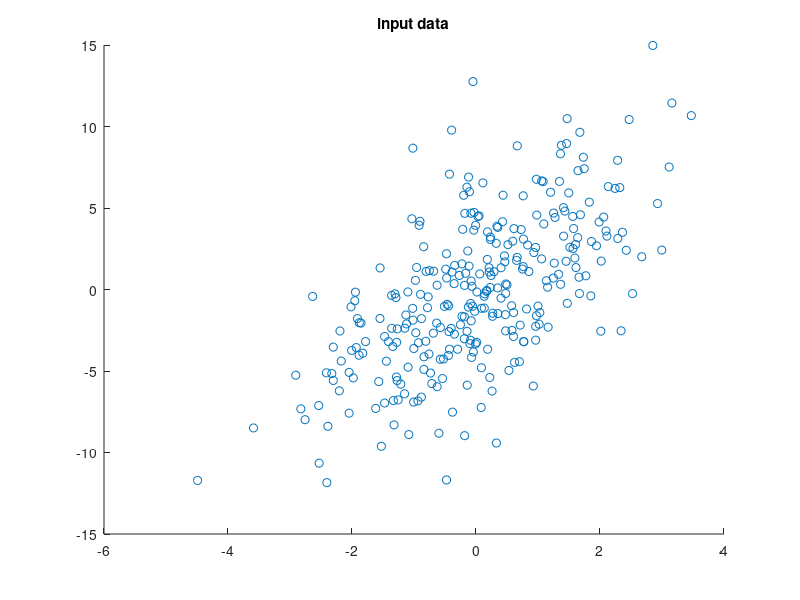
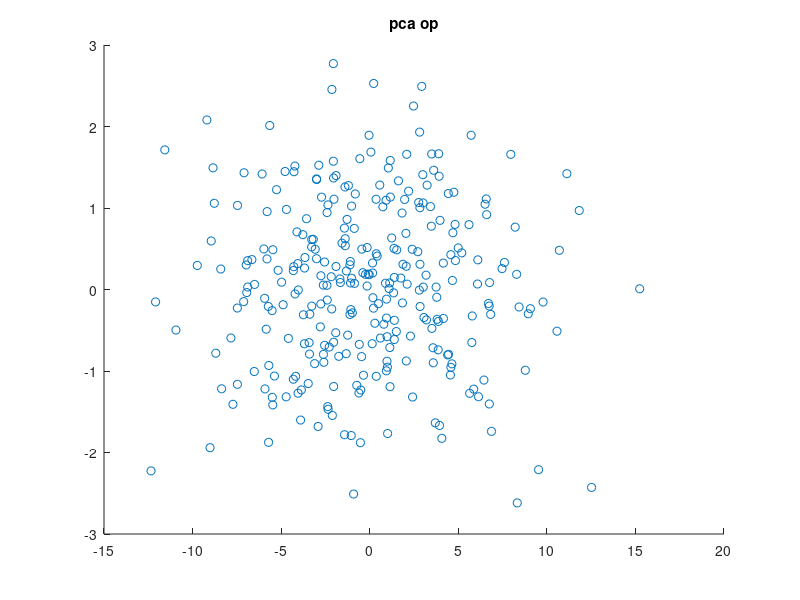
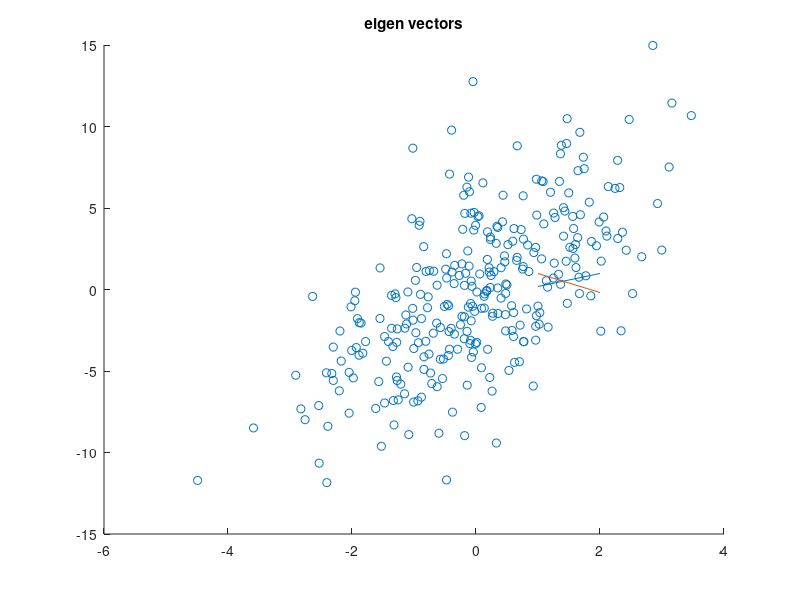

Write MATLAB code to recreate these figures, in order. (Note: this script raises an error after producing the figures.)
%%
%%%%%%%%%%%%% lecture 5 slide 25
clearvars
N = 1000;
theta = 100;
y1 = 5 * randn(300,1);
y2 = 1 * randn(300,1);
rotation = [cosd(theta) -sind(theta); sind(theta) cosd(theta)];
Y = [y1 y2] * rotation;
y1 = Y(:,1);
y2 = Y(:,2);
%%%%make zero mean
mean_y1 = sum(y1) / N;
mean_y2 = sum(y2) / N;
y1 = y1 - mean_y1;
y2 = y2 - mean_y2;
figure
scatter(y1,y2);
title('input data')
X = [y1.'; y2.'];
cov_X = cov(X.');
[U, S, V] = svd(cov_X);

new_X = U.' * X;
figure
scatter(new_X(1,:), new_X(2,:))
title('pca op')

figure
scatter(y1,y2);
hold on
plot(U(:,1))
hold on
plot(U(:,2))
title('eigen vectors')
%%
%%%%%%%%%%%%% Lecture 5 Slide 37 %%%%%%%%%%%%%%%%
clearvars
load('faces.mat');
h = figure('Name','input faces','numbertitle','off');
colormap bone
for i = 1:36
    subplot(6,6,i);
    imagesc(reshape(X(:,i),M,N))
end
total_face = sum(X, 2);
mean_face = total_face ./ N;
figure
colormap bone
imagesc(reshape(mean_face, M,N))
title('mean face')

X_zero_mean = X;
for i = 1:N
    X_zero_mean(:,i) = X_zero_mean(:,i) - mean_face;
end
cov_X = cov(X_zero_mean.');
[U,S,V] = svd(cov_X);
h = figure('Name','Eigen Faces','numbertitle','off');
for i = 1:36
    subplot(6,6,i);
    imagesc(reshape(U(:,i),M,N)),colormap(bone);
end

%%%%%%%%%%%%%%% lecture 5 slide 39
reduced_dim = [50 10];
for i = 1:length(reduced_dim)
    cur_dim = reduced_dim(i);
    W = U.';
    W = W(1:cur_dim,:);
    Z = W * X_zero_mean;
    approx_x = W.' * Z;
    figure('name','lecture 5.39','numbertitle','off');
    subplot(1,2,1)
    imagesc(reshape(X(:,11),M,N)),colormap(bone),title('input face');
    subplot(1,2,2)
    imagesc(reshape(approx_x(:,11) + mean_face,M,N)),colormap(bone),title(['approx for k=',int2str(reduced_dim(i))]);
end
%%
%%%%%%%%%%%% lecture 5 slide 51-52
clearvars
load('faces.mat');
[row, col] = size(X);
patch_size = 10;
patches_input = zeros(patch_size * patch_size, col);
for i = 1:col
    cur_image = X(:,i);
    cur_image = reshape(cur_image, M, N);
    r = randi([1 (M-patch_size)]);
    start_row = r;
    end_row = r + patch_size - 1;
    c = randi([1 (N-patch_size)]);
    start_col = c;
    end_col = c + patch_size - 1;
    image = cur_image(start_row : end_row, start_col : end_col);
    patches_input(:,i) = image(:);
end

figure('name','lecture 5.51-52','numbertitle','off');
colormap gray
imagesc(patches_input)
title('input pacthes')

mean_patch = sum(patches_input,2) ./ col;
for i = 1 : col
    patches_input(:,i) = patches_input(:,i) - mean_patch;
end

cov_X = cov(patches_input.');
[U,S,V] = svd(cov_X);

figure('name','lecture 5.51-52','numbertitle','off');
for i = 1:50
    subplot(5,10,i);
    imagesc(reshape(U(:,i), patch_size, patch_size)), colormap(bone);
end
%%
%%%%%%%%%% lecture 6 slide 22%%%%%%%%%%%%%%%%%%%%%%
clearvars
low = -1;
high = 1;
num_points = 1000;
r1 = (high-low).*rand(num_points,1) + low;
r2 = (high-low).*rand(num_points,1) + low;
x = 2 * r1 + r2;
y = r1 + r2;

figure('name','lecture 6.22','numbertitle','off');
scatter(x,y);
title('Input')

X = [x.';y.'];
cov_X = cov(X.');
[U, S, V] = svd(cov_X);

new_X = U * X;
figure('name','lecture 6.22','numbertitle','off');
scatter(new_X(1,:), new_X(2,:))
title('PCA op')

%%%%%%%%%%%%%%%%%%%%%%%%%%%%%%%%%%%
W = eye(2);
I = eye(2);

alpha = 0.05;
count = 0;
max_iter = 500;
error = 100;
while (count < max_iter) && (error > 0.0001)
    W_last = W;
    Y = W * X;
    Y_3 = Y.^3;
    delta = minus(I*num_points, Y_3 * Y') * W/num_points;
    delta = delta .* alpha;
    W = W + delta;
    error = myrms(W_last, W);
    count = count + 1;
end
count
Y_ICA_new = W * X;
figure('name','lecture 6.22','numbertitle','off');
scatter(Y_ICA_new (1,:), Y_ICA_new (2,:))
title('ICA op')
%%
%%%%%%%%%% lecture 6 slide 32%%%%%%%%%%%%%%%%%%%%%%
clearvars
load('faces.mat');
samples = 600
total_face = sum(X, 2);
mean_face = total_face ./ samples;
for i = 1:N
    X(:,i) = X(:,i) - mean_face;
end
%%%%%%%%%%%%%%%%%%%%PCA%%%%%%%%%%%%%%%
cov_X = cov(X.');
[U,S,V] = svd(cov_X);
cur_dim = 16;
W_PCA = U.';
W_PCA = W_PCA(1:cur_dim,:);
Z_PCA = W_PCA * X;
PCA_op = W_PCA.' * Z_PCA;
figure('name','lecture 6.32 Eigen Faces','numbertitle','off');
colormap bone
for i = 1:16
    subplot(4,4,i);
    imagesc(reshape(W_PCA(i,:),M,N))
end
%%%%%%%%%%%%%%%%%%%%ICA %%%%%%%%%%%%%%
W_ICA = rand(16,16);
I = eye(16);
alpha = 1e-16;
count = 0;
max_iter = 500;
error = 100;
X = Z_PCA;
target_error = 1e-5;
while (count < 5000) && (error > target_error)
    W_last = W_ICA;
    Y = W_ICA * X;
    Y_3 = Y.^3;
    delta = minus(I*samples, Y_3 * Y') * W_ICA / samples;
    delta = delta * alpha;
    W_ICA = W_ICA + delta;
    error = myrms(W_last, W_ICA);
    count = count + 1;
end
count
new_W = W_ICA * W_PCA;

figure('name','lecture 6.32 ICA faces','numbertitle','off');
colormap bone
for i = 1:16
    subplot(4,4,i);
    imagesc(reshape(new_W(i,:),M,N))
end
%%
%%%%%%%%%% lecture 6 slide 45%%%%%%%%%%%%%%%%%%%%%%
clearvars
input = [zeros(10,200);
         zeros(10,22) ones(10, 18) zeros(10,40) ones(10,40) zeros(10,30) ones(10,30) zeros(10,20);
         zeros(55,200);
         ones(15,25) zeros(15,25) ones(15, 40) zeros(15,40) ones(15, 30) zeros(15, 25) ones(15,15);
         zeros(10,200)];
figure
colormap gray
imagesc(imcomplement(input))
title('input data')
%%%%%%%%%%%%%%input, dim, max_iter, factor, error
[w, h] = mynmf(input, 2, 100, 3e-05);
figure('name','lecture 6.45','numbertitle','off');
subplot(2,1,1)
plot(w(:,1)), title('Col W(1)');
subplot(2,1,2)
plot(w(:,2)),title('Col W(2)');
figure('name','lecture 6.45','numbertitle','off');
subplot(2,1,1)
plot(h(1,:)), title('Row H(1)');
subplot(2,1,2)
plot(h(2,:)), title('Row H(2)');
%%
%%%%%%%%%% lecture 6 slide 51,52,54%%%%%%%%%%%%%%%%%%%%%%
clearvars
input_video = VideoReader('hands.mp4');
i = 1;
while hasFrame(input_video)
    f = readFrame(input_video);
    f_gray = rgb2gray(f);
    input(:, i) = f_gray(:);
    i = i + 1;
end
input_double = double(input);
[V, D] = eigs(cov(input_double.'));
V1 = V(:,1:3);
W_PCA = V1.';
Z_PCA = W_PCA * input_double;
%%%%%%%%%%%%%%%%%%%%%%%%%%%%%%%%%
figure('name','lecture 6.51','numbertitle','off');
subplot(1,3,1)
colormap bone
imagesc(reshape(W_PCA(1,:), 60,80) .* 300), title('principal component1');
subplot(1,3,2)
colormap bone
imagesc(reshape(W_PCA(2,:), 60,80) .* 300), title('principal component2');
subplot(1,3,3)
colormap bone
imagesc(reshape(W_PCA(3,:), 60,80) .* 300), title('principal component3');
%%%%%%%%%%%%%%%%%%%%%%%%%%%%%%%%%
figure('name','lecture 6.51','numbertitle','off');
plot(Z_PCA(1,:))
hold on
plot(Z_PCA(2,:))
hold on
plot(Z_PCA(3,:))
title('PCA component weights')
%%%%%%%%%%%%%%%%%%%%%%%%%%%%%%ICA
W_ICA = rand(3,3);
I = eye(3);
alpha = 1e-16;
count = 0;
max_iter = 500;
error = 100;

X = Z_PCA;
samples = 123;
target_error = 1e-6;
while (count < 5000) && (error > target_error)
    W_last = W_ICA;
    Y = W_ICA * X;
    Y_3 = Y.^3;
    delta = minus(I*samples, Y_3 * Y') * W_ICA / samples;
    delta = delta * alpha;
    W_ICA = W_ICA + delta;
    error = myrms(W_last, W_ICA);
    count = count + 1;
end
count
new_W = W_ICA * W_PCA;
Z_NEW = new_W * input_double;

figure('name','lecture 6.52','numbertitle','off');
subplot(1,3,1)
colormap bone
imagesc(reshape(new_W(1,:), 60,80) .* 300), title('independent component1');
subplot(1,3,2)
colormap bone
imagesc(reshape(new_W(2,:), 60,80) .* 300), title('independent component2');
subplot(1,3,3)
colormap bone
imagesc(reshape(new_W(3,:), 60,80) .* 300), title('independent component3');

figure('name','lecture 6.52','numbertitle','off');
plot(Z_NEW(1,:))
hold on
plot(Z_NEW(2,:))
hold on
plot(Z_NEW(3,:))
title('Component weights')
%%%%%%%%%%%%%%%%%%%%%%%%%%%%%%%%%%%%%%%%%%%%%
%%%%%%%%%%%%%%input, dim, max_iter, error
[w,h] = mynmf(input_double, 3, 100,1e-05);

figure('name','lecture 6.53-54','numbertitle','off');
subplot(1,3,1)
colormap gray
imagesc(reshape(w(:,1), 60,80)), title('non negative component 1');
subplot(1,3,2)
colormap gray
imagesc(reshape(w(:,2), 60,80)), title('non negative component 2');
subplot(1,3,3)
colormap gray
imagesc(reshape(w(:,3), 60,80)), title('non negative component 3');

figure('name','lecture 6.53-54','numbertitle','off');
subplot(3,1,1)
plot(h(1,:), 'g'), title('component weight 1');
subplot(3,1,2)
plot(h(2,:), 'b'), title('component weight 2');
subplot(3,1,3)
plot(h(3,:), 'r'), title('component weight 3');
%%
%%%%%%%%%% lecture 7 slide 36%%%%%%%%%%%%%%%%%%%%%%
clearvars
load('cities.mat');
input = D;
[row, col] = size(input);

figure('name','lecture 7.36','numbertitle','off');
colormap bone
imagesc(input)
title('city distances')
row_mean = sum(input, 2) ./ col;
input_row_mean = zeros(row, col);
for i = 1 : col
    input_row_mean(:,i) = input(:,i) - row_mean;
end

col_mean = sum(input_row_mean) ./ row;
op = zeros(row, col);
for i = 1 : row
    op(i,:) = input_row_mean(i,:) - col_mean;
end

cov_op = cov(op);
[U, S, V] = svd(cov_op);
Z1 = U(:,1:3).' * op;
figure('name','lecture 7.36','numbertitle','off');
scatter3(Z1(1,:),Z1(2,:),Z1(3,:));
text(Z1(1,:),Z1(2,:),Z1(3,:),cities);

Z2 = U(:,1:2).' * op;
figure
scatter(Z2(1,:),Z2(2,:))
title('2d plot')
text(Z1(1,:),Z1(2,:),cities);

%%
%%%%%%%%%%%%%%%%%%%%%%%%%%%%%%%%%%%%%%%%%%%%%%%%%%%
%%%%%%%%%% lecture 7 slide 56
clearvars
N = 1024;
%%%%%%%%%%%% generate swiss roll data
t = sort(4 * pi * sqrt(rand(N,1))); 
x = (t+ 0.5).*cos(t);
y = (t+ 0.5).*sin(t);
z = 8 * pi * rand(N,1);
figure('name','lecture 7.56','numbertitle','off');
cmap = jet(N);
scatter3(x,y,z,20,cmap);
title('Input data');
%%%%%%%%%%%%%%%%%%%%%%%%%%%%%%%%%%%%%%
% neighbours = 35;
W = zeros(N, N);
sigma = 100;
for i = 1 : N
    for j = 1: N
        x_d = (x(i) - x(j)) .^ 2;
        y_d = (y(i) - y(j)) .^ 2;
        z_d = (z(i) - z(j)) .^ 2;
        d = x_d + y_d + z_d;
        W(i,j) = exp(-1 * d / sigma);
    end
end
neighbours = [8 25 35 40];
new_W = zeros(N,N);
figure('name','lecture 7.56','numbertitle','off');
for count = 1:length(neighbours)
for i = 1:N
    [D, I] = sort(W(i,:));
    for j = N-1 : -1: N - neighbours(count) + 1
        max_index = I(j);
        new_W(i,max_index) = D(j);
    end
end

sum_rows_W = ones(1,N) * new_W;
L = new_W - diag(sum_rows_W);
for i = 1 : N
    %%%%% to avoid divide by 0, if check
    if (sum_rows_W(i) ~= 0)
        sum_rows_W(i) = sum_rows_W(i).^(-1/2);
    end
end
D1 = diag(sum_rows_W);
L_Norm = (D1*L*D1);
[U,S,V] = svd(L_Norm);
% figure('name','lecture 7.56','numbertitle','off');
% scatter(U(:,N-1),U(:,N-2),20,cmap)
subplot(1,length(neighbours), count)
scatter(U(:,N-1),U(:,N-2),20,cmap),title(['K =', int2str(neighbours(count))]);
end
%%
%%%%%%%%%% lecture 7 slide 68
clearvars
input_video = VideoReader('hotlips.mp4');
i = 1;
while hasFrame(input_video)
    f = readFrame(input_video);
    f_gray = rgb2gray(f);
    input(:, i) = f_gray(:);
    i = i + 1;
end
input_double = double(input);
W = zeros(86, 86);
sigma = 100;
N = 86;
for i = 1 : N
    x = input_double(:,i);
    for j = 1: N
        y = input_double(:,j);
        W(i,j) = dot(x,y)/(norm(x)*norm(y));
    end
end
neighbours = [4 8 25];
figure('name','lecture 7.68','numbertitle','off');
for count = 1:length(neighbours)
    new_W = zeros(N,N);
    for i = 1:N
        [sort_data, sort_index] = sort(W(i,:));
        for j = N-1 : -1: N - neighbours(count) + 1
            max_index = sort_index(j);
            new_W(i,max_index) = sort_data(j);
        end
    end

    sum_rows_W = ones(1,N) * new_W;
    L = new_W - diag(sum_rows_W);
    for i = 1 : N
        if (sum_rows_W(i) ~= 0)
            sum_rows_W(i) = sum_rows_W(i).^(-1/2);
        end
    end
    D1 = diag(sum_rows_W);
    L_Norm = (D1*L*D1);
    [U,S,V] = svd(L_Norm);
    subplot(1,length(neighbours), count)
    scatter(U(:,N-1),U(:,N-2),'r'), title(['K =', int2str(neighbours(count))]);
end
%%
%%%%%%%%%%%%%%%% extra question
clearvars
load('one.mat')
[row, col] = size(one);
neighbours = 100
len = 28 * 28;
input = zeros(len, col);
for i  = 1:col
    input(:, i) = one{i}(:);
end

N = 1135;
W = zeros(N, N);
sigma = 100;
for i = 1 : N
    x = input(:,i);
    for j = 1: N
        y = input(:,j);
        W(i,j) = dot(x,y)/(norm(x)*norm(y));
    end
end

new_W = zeros(N,N);
for i = 1:N
    [sort_data, sort_index] = sort(W(i,:));
    for j = N-1 : -1: N - neighbours + 1
        max_index = sort_index(j);
        new_W(i,max_index) = sort_data(j);
    end
end

sum_rows_W = ones(1,N) * new_W;
L = new_W - diag(sum_rows_W);
for i = 1 : N
    if (sum_rows_W(i) ~= 0)
        sum_rows_W(i) = sum_rows_W(i).^(-1/2);
    end
end
D1 = diag(sum_rows_W);
L_Norm = (D1*L*D1);
[U,S,V] = svd(L_Norm);
figure('name','extra question','numbertitle','off');
scatter(U(:,N-1),U(:,N-2))
title('LE')
